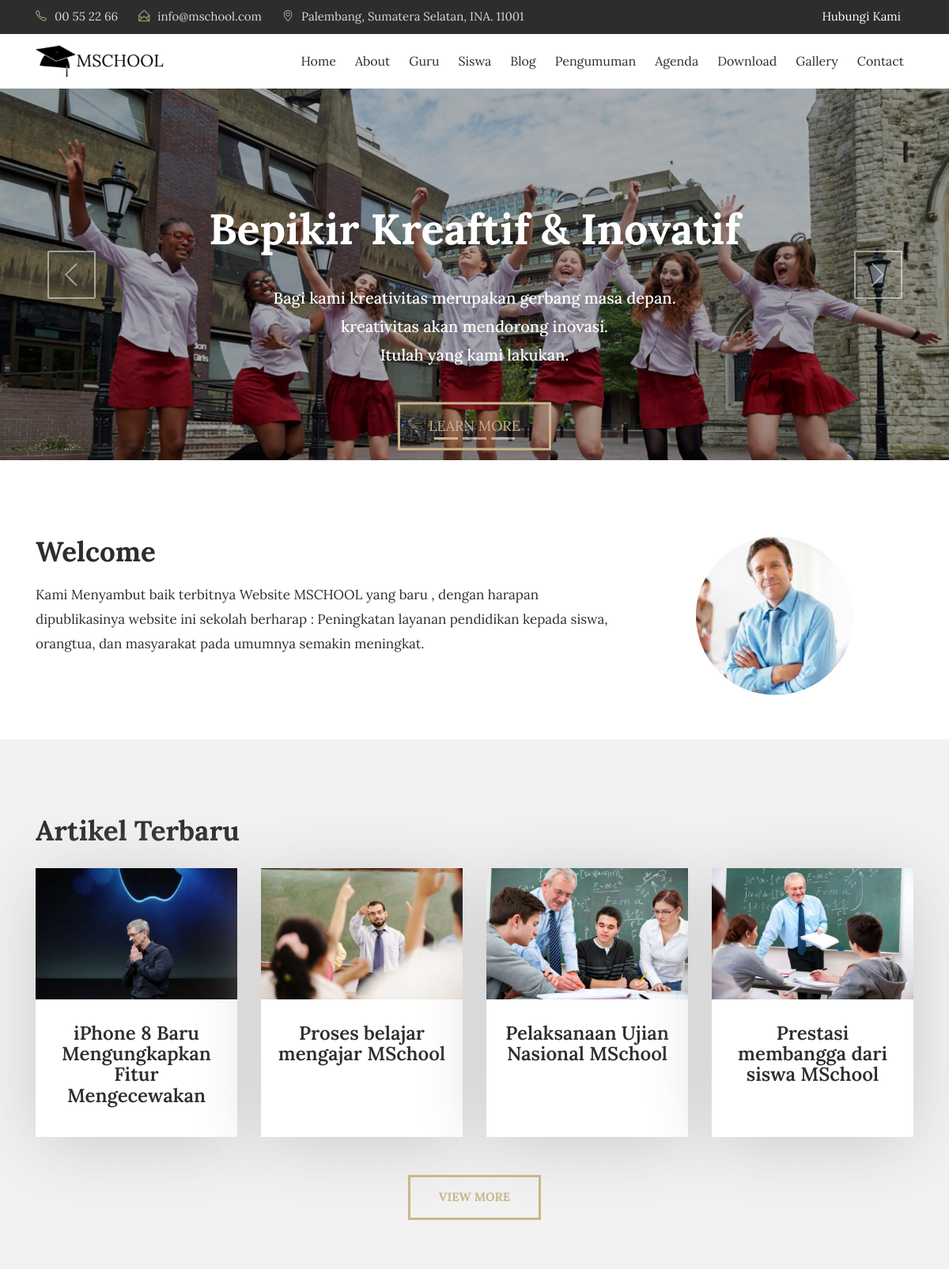
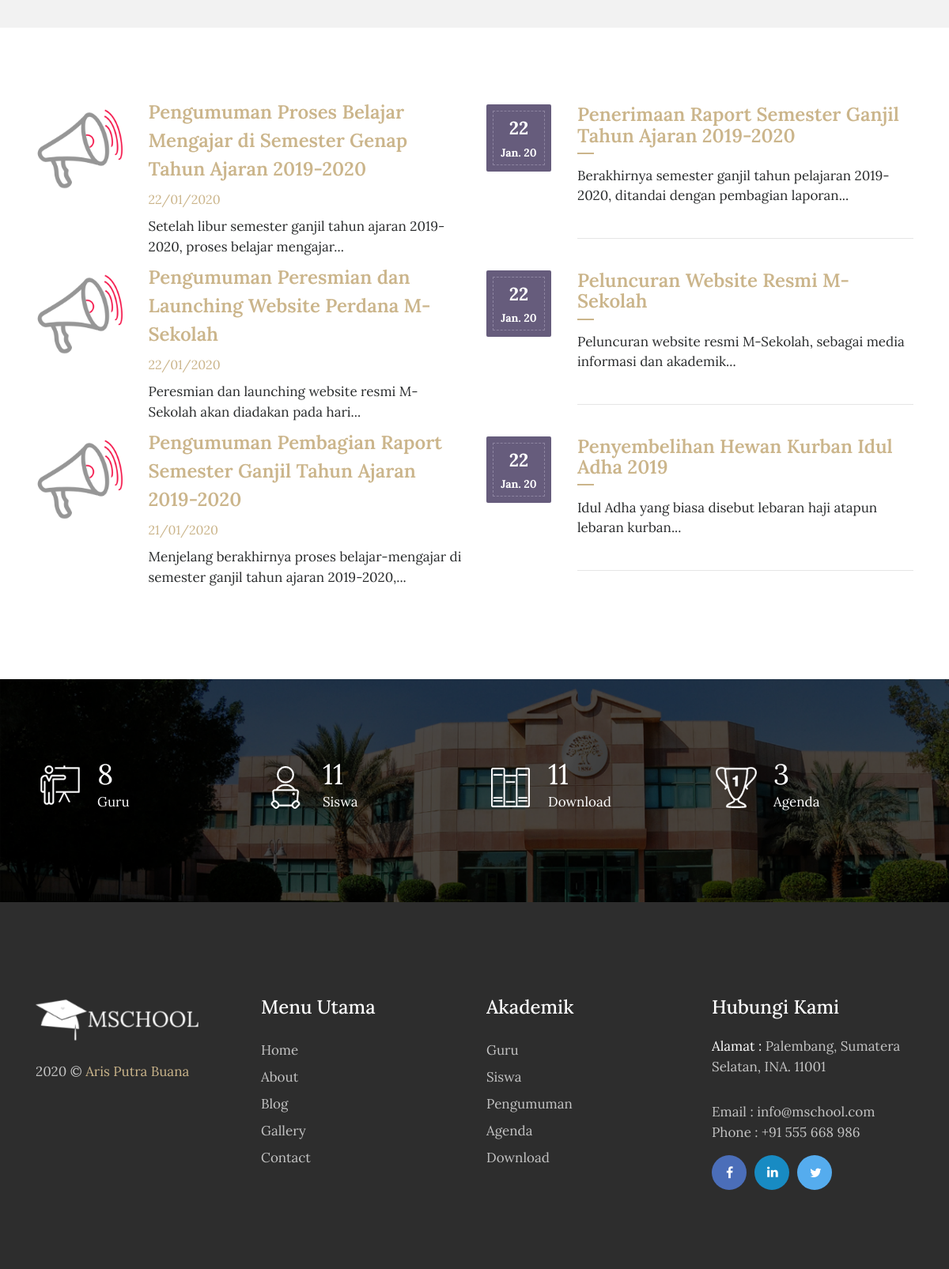
The page / on the database its author committed (2 pictures, top to bottom).
### tables this page shows
CREATE TABLE `tbl_tulisan` (
  `tulisan_id` int(11) NOT NULL,
  `tulisan_judul` varchar(100) DEFAULT NULL,
  `tulisan_isi` text,
  `tulisan_tanggal` timestamp NULL DEFAULT CURRENT_TIMESTAMP,
  `tulisan_kategori_id` int(11) DEFAULT NULL,
  `tulisan_kategori_nama` varchar(30) DEFAULT NULL,
  `tulisan_views` int(11) DEFAULT '0',
  `tulisan_gambar` varchar(40) DEFAULT NULL,
  `tulisan_pengguna_id` int(11) DEFAULT NULL,
  `tulisan_author` varchar(40) DEFAULT NULL,
  `tulisan_img_slider` int(2) NOT NULL DEFAULT '0',
  `tulisan_slug` varchar(200) DEFAULT NULL
);

CREATE TABLE `tbl_pengumuman` (
  `pengumuman_id` int(11) NOT NULL,
  `pengumuman_judul` varchar(150) DEFAULT NULL,
  `pengumuman_deskripsi` text,
  `pengumuman_tanggal` timestamp NULL DEFAULT CURRENT_TIMESTAMP,
  `pengumuman_author` varchar(60) DEFAULT NULL
);

CREATE TABLE `tbl_agenda` (
  `agenda_id` int(11) NOT NULL,
  `agenda_nama` varchar(200) DEFAULT NULL,
  `agenda_tanggal` timestamp NULL DEFAULT CURRENT_TIMESTAMP,
  `agenda_deskripsi` text,
  `agenda_mulai` date DEFAULT NULL,
  `agenda_selesai` date DEFAULT NULL,
  `agenda_tempat` varchar(90) DEFAULT NULL,
  `agenda_waktu` varchar(30) DEFAULT NULL,
  `agenda_keterangan` varchar(200) DEFAULT NULL,
  `agenda_author` varchar(60) DEFAULT NULL
);

### application/views/depan/v_home.php (the view, shortened to what the rows shown need)
<!DOCTYPE html>
<html lang="en">
<head>
    <link rel="stylesheet" href="<?php echo base_url() . 'theme/css/bootstrap.min.css' ?>">
    <link rel="stylesheet" href="<?php echo base_url() . 'theme/css/font-awesome.min.css' ?>">
    <link rel="stylesheet" href="<?php echo base_url() . 'theme/css/simple-line-icons.css' ?>">
    <link rel="stylesheet" href="<?php echo base_url() . 'theme/css/slick.css' ?>">
    <link rel="stylesheet" href="<?php echo base_url() . 'theme/css/slick-theme.css' ?>">
    <link rel="stylesheet" href="<?php echo base_url() . 'theme/css/owl.carousel.min.css' ?>">
    <link href="<?php echo base_url() . 'theme/css/style.css' ?>" rel="stylesheet">
    <?php
    function limit_words($string, $word_limit)
    {
        $words = explode(" ", $string);
        return implode(" ", array_splice($words, 0, $word_limit));
    }
    ?>
</head>
<body>
    <section>
        <div class="slider_img layout_two">
            <div id="carousel" class="carousel slide" data-ride="carousel">
                <div class="carousel-inner" role="listbox">
                    <div class="carousel-item active">
                        <div class="carousel-caption d-md-block">
                            <div class="slider_title">
                                <h1>Bepikir Kreaftif &amp; Inovatif</h1>
                            </div>
                        </div>
                    </div>
                </div>
            </div>
        </div>
    </section>
    <section class="clearfix about about-style2">
        <div class="container">
            <div class="row">
                <div class="col-md-8">
                    <h2>Welcome</h2>
                </div>
            </div>
        </div>
    </section>
    <section class="our_courses">
        <div class="container">
            <div class="row">
                <div class="col-md-12">
                    <h2>Artikel Terbaru</h2>
                </div>
            </div>
            <div class="row">
                <?php foreach ($berita->result() as $row) : ?>
                    <div class="col-xs-12 col-sm-6 col-md-6 col-lg-3">
                        <div class="courses_box mb-4">
                            <div class="course-img-wrap">
                                <img src="<?php echo base_url() . 'assets/images/' . $row->tulisan_gambar; ?>" class="img-fluid" alt="courses-img">
                            </div>
                            <a href="<?php echo site_url('artikel/' . $row->tulisan_slug); ?>" class="course-box-content">
                                <h3 style="text-align:center;"><?php echo $row->tulisan_judul; ?></h3>
                            </a>
                        </div>
                    </div>
                <?php endforeach; ?>
            </div> <br>
        </div>
    </section>
    <section class="event">
        <div class="container">
            <div class="row">
                <div class="col-lg-6">
                    <div class="event-img2">
                        <?php foreach ($pengumuman->result() as $row) : ?>
                            <div class="row">
                                <div class="col-sm-3"> <img src="<?php echo base_url() . 'theme/images/announcement-icon.png' ?>" class="img-fluid" alt="event-img"></div>
                                <div class="col-sm-9">
                                    <h3><a href="<?php echo site_url('pengumuman'); ?>"><?php echo $row->pengumuman_judul; ?></a></h3>
                                    <span><?php echo $row->tanggal; ?></span>
                                    <p><?php echo limit_words($row->pengumuman_deskripsi, 10) . '...'; ?></p>
                                </div>
                            </div>
                        <?php endforeach; ?>
                    </div>
                </div>
                <div class="col-lg-6">
                    <div class="row">
                        <div class="col-md-12">
                            <?php foreach ($agenda->result() as $row) : ?>
                                <div class="event_date">
                                    <div class="event-date-wrap">
                                        <p><?php echo date("d", strtotime($row->agenda_tanggal)); ?></p>
                                        <span><?php echo date("M. y", strtotime($row->agenda_tanggal)); ?></span>
                                    </div>
                                </div>
                                <div class="date-description">
                                    <h3><a href="<?php echo site_url('agenda'); ?>"><?php echo $row->agenda_nama; ?></a></h3>
                                    <p><?php echo limit_words($row->agenda_deskripsi, 10) . '...'; ?></p>
                                    <hr class="event_line">
                                </div>
                            <?php endforeach; ?>
                        </div>
                    </div>
                </div>
            </div>
        </div>
    </section>
</body>
</html>

### rows shown on the page
tbl_tulisan: tulisan_gambar (picture), tulisan_judul "iPhone 8 Baru Mengungkapkan Fitur Mengecewakan"
tbl_tulisan: tulisan_gambar (picture), tulisan_judul "Proses belajar mengajar MSchool"
tbl_tulisan: tulisan_gambar (picture), tulisan_judul "Pelaksanaan Ujian Nasional MSchool"
tbl_tulisan: tulisan_gambar (picture), tulisan_judul "Prestasi membangga dari siswa MSchool"
tbl_pengumuman: pengumuman_judul "Pengumuman Proses Belajar Mengajar di Semester Genap Tahun Ajaran 2019-2020", tanggal "22/01/2020", pengumuman_deskripsi "Setelah libur semester ganjil tahun ajaran 2019-2020, proses belajar mengajar"
tbl_pengumuman: pengumuman_judul "Pengumuman Peresmian dan Launching Website Perdana M-Sekolah", tanggal "22/01/2020", pengumuman_deskripsi "Peresmian dan launching website resmi M-Sekolah akan diadakan pada hari"
tbl_pengumuman: pengumuman_judul "Pengumuman Pembagian Raport Semester Ganjil Tahun Ajaran 2019-2020", tanggal "21/01/2020", pengumuman_deskripsi "Menjelang berakhirnya proses belajar-mengajar di semester ganjil tahun ajaran 2019-2020,"
tbl_agenda: agenda_tanggal "22", agenda_tanggal "Jan. 20", agenda_nama "Penerimaan Raport Semester Ganjil Tahun Ajaran 2019-2020", agenda_deskripsi "Berakhirnya semester ganjil tahun pelajaran 2019-2020, ditandai dengan pembagian laporan"
tbl_agenda: agenda_tanggal "22", agenda_tanggal "Jan. 20", agenda_nama "Peluncuran Website Resmi M-Sekolah", agenda_deskripsi "Peluncuran website resmi M-Sekolah, sebagai media informasi dan akademik"
tbl_agenda: agenda_tanggal "22", agenda_tanggal "Jan. 20", agenda_nama "Penyembelihan Hewan Kurban Idul Adha 2019", agenda_deskripsi "Idul Adha yang biasa disebut lebaran haji atapun lebaran kurban"

### other values the page prints
$tot_guru "8"
$tot_siswa "11"
$tot_files "11"
$tot_agenda "3"
